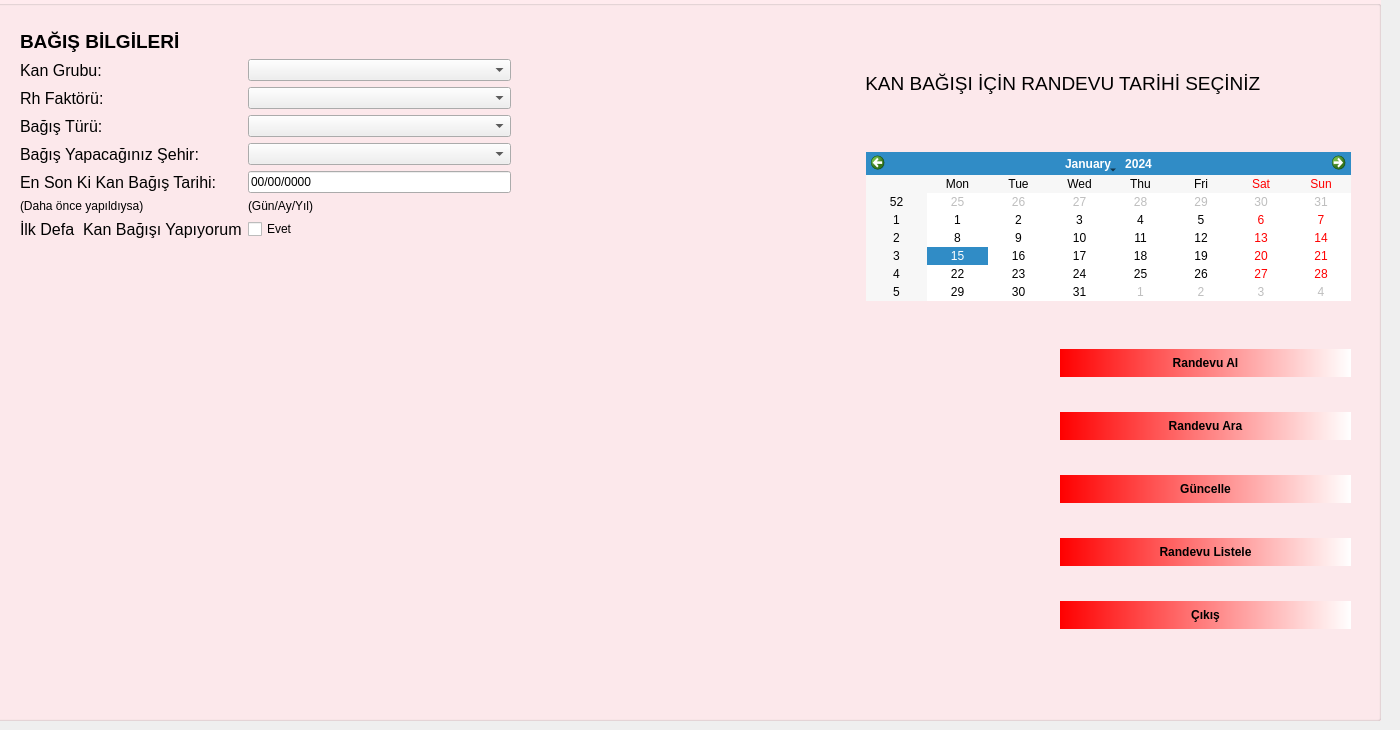
    <widget class="QWidget" name="tab_3">
     <attribute name="title">
      <string>BAĞIŞ YAP</string>
     </attribute>
     <widget class="QGroupBox" name="groupBox_5">
      <property name="enabled">
       <bool>true</bool>
      </property>
      <property name="geometry">
       <rect>
        <x>-10</x>
        <y>0</y>
        <width>1391</width>
        <height>721</height>
       </rect>
      </property>
      <property name="layoutDirection">
       <enum>Qt::LeftToRight</enum>
      </property>
      <property name="autoFillBackground">
       <bool>false</bool>
      </property>
      <property name="styleSheet">
       <string notr="true">QGroupBox {
    background-color: #FFEBEE;
}
</string>
      </property>
      <property name="title">
       <string/>
      </property>
      <widget class="QLabel" name="label_20">
       <property name="geometry">
        <rect>
         <x>620</x>
         <y>300</y>
         <width>55</width>
         <height>16</height>
        </rect>
       </property>
       <property name="text">
        <string/>
       </property>
      </widget>
      <widget class="QWidget" name="formLayoutWidget">
       <property name="geometry">
        <rect>
         <x>30</x>
         <y>30</y>
         <width>491</width>
         <height>281</height>
        </rect>
       </property>
       <layout class="QFormLayout" name="formLayout">
        <item row="0" column="0" colspan="2">
         <widget class="QLabel" name="lblBagisBilgi">
          <property name="font">
           <font>
            <pointsize>14</pointsize>
            <weight>75</weight>
            <bold>true</bold>
           </font>
          </property>
          <property name="text">
           <string>BAĞIŞ BİLGİLERİ</string>
          </property>
         </widget>
        </item>
        <item row="1" column="0">
         <widget class="QLabel" name="lblKanGrubu">
          <property name="font">
           <font>
            <pointsize>12</pointsize>
           </font>
          </property>
          <property name="text">
           <string>Kan Grubu:</string>
          </property>
         </widget>
        </item>
        <item row="1" column="1">
         <widget class="QComboBox" name="cmbKanGrubu">
          <property name="currentIndex">
           <number>-1</number>
          </property>
          <item>
           <property name="text">
            <string>A Kan Grubu</string>
           </property>
          </item>
          <item>
           <property name="text">
            <string>B Kan Grubu</string>
           </property>
          </item>
          <item>
           <property name="text">
            <string>AB Kan Grubu</string>
           </property>
          </item>
          <item>
           <property name="text">
            <string>0 Kan Grubu</string>
           </property>
          </item>
         </widget>
        </item>
        <item row="2" column="0">
         <widget class="QLabel" name="lblRhFaktoru">
          <property name="font">
           <font>
            <pointsize>12</pointsize>
           </font>
          </property>
          <property name="text">
           <string>Rh Faktörü:</string>
          </property>
         </widget>
        </item>
        <item row="2" column="1">
         <widget class="QComboBox" name="cmbRhFaktoru">
          <property name="currentIndex">
           <number>-1</number>
          </property>
          <item>
           <property name="text">
            <string>Rh+</string>
           </property>
          </item>
          <item>
           <property name="text">
            <string>Rh-</string>
           </property>
          </item>
         </widget>
        </item>
        <item row="3" column="0">
         <widget class="QLabel" name="lblBagisTuru">
          <property name="font">
           <font>
            <pointsize>12</pointsize>
           </font>
          </property>
          <property name="text">
           <string>Bağış Türü:</string>
          </property>
         </widget>
        </item>
        <item row="3" column="1">
         <widget class="QComboBox" name="cmbBagisTuru">
          <property name="currentIndex">
           <number>-1</number>
          </property>
          <item>
           <property name="text">
            <string>Kan Bağışı</string>
           </property>
          </item>
          <item>
           <property name="text">
            <string>Aferez Bağışı</string>
           </property>
          </item>
          <item>
           <property name="text">
            <string>İmmun Plazma Bağışı</string>
           </property>
          </item>
          <item>
           <property name="text">
            <string>Kök Hücre Bağışı</string>
           </property>
          </item>
         </widget>
        </item>
        <item row="4" column="0">
         <widget class="QLabel" name="lblSehir">
          <property name="font">
           <font>
            <pointsize>12</pointsize>
           </font>
          </property>
          <property name="text">
           <string>Bağış Yapacağınız Şehir:</string>
          </property>
         </widget>
        </item>
        <item row="4" column="1">
         <widget class="QComboBox" name="cmbSehir">
          <property name="currentIndex">
           <number>-1</number>
          </property>
          <item>
           <property name="text">
            <string>Adana</string>
           </property>
          </item>
          <item>
           <property name="text">
            <string>Adıyaman</string>
           </property>
          </item>
          <item>
           <property name="text">
            <string>Afyonkarahisar</string>
           </property>
          </item>
          <item>
           <property name="text">
            <string>Ağrı</string>
           </property>
          </item>
          <item>
           <property name="text">
            <string>Aksaray</string>
           </property>
          </item>
          <item>
           <property name="text">
            <string>Amasya</string>
           </property>
          </item>
          <item>
           <property name="text">
            <string>Ankara</string>
           </property>
          </item>
          <item>
           <property name="text">
            <string>Antalya</string>
           </property>
          </item>
          <item>
           <property name="text">
            <string>Ardahan</string>
           </property>
          </item>
          <item>
           <property name="text">
            <string>Artvin</string>
           </property>
          </item>
          <item>
           <property name="text">
            <string>Aydın</string>
           </property>
          </item>
          <item>
           <property name="text">
            <string>Balıkesir</string>
           </property>
          </item>
          <item>
           <property name="text">
            <string>Bartın</string>
           </property>
          </item>
          <item>
           <property name="text">
            <string>Batman </string>
           </property>
          </item>
          <item>
           <property name="text">
            <string>Bayburt</string>
           </property>
          </item>
          <item>
           <property name="text">
            <string>Bilecik</string>
           </property>
          </item>
          <item>
           <property name="text">
            <string>Bingöl</string>
           </property>
          </item>
          <item>
           <property name="text">
            <string>Bitlis</string>
           </property>
          </item>
          <item>
           <property name="text">
            <string>Bolu</string>
           </property>
          </item>
          <item>
           <property name="text">
            <string>Burdur</string>
           </property>
          </item>
          <item>
           <property name="text">
            <string>Bursa</string>
           </property>
          </item>
          <item>
           <property name="text">
            <string>Çanakkale</string>
           </property>
          </item>
          <item>
           <property name="text">
            <string>Çankırı</string>
           </property>
          </item>
          <item>
           <property name="text">
            <string>Çorum</string>
           </property>
          </item>
          <item>
           <property name="text">
            <string>Denizli</string>
           </property>
          </item>
          <item>
           <property name="text">
            <string>Diyarbakır</string>
           </property>
          </item>
          <item>
           <property name="text">
            <string>Düzce</string>
           </property>
          </item>
          <item>
           <property name="text">
            <string>Edirne</string>
           </property>
          </item>
          <item>
           <property name="text">
            <string>Elazığ</string>
           </property>
          </item>
          <item>
           <property name="text">
            <string>Erzincan</string>
           </property>
          </item>
          <item>
           <property name="text">
            <string>Erzurum</string>
           </property>
          </item>
          <item>
           <property name="text">
            <string>Eskişehir</string>
           </property>
          </item>
          <item>
           <property name="text">
            <string>Gaziantep</string>
           </property>
          </item>
          <item>
           <property name="text">
            <string>Giresun</string>
           </property>
          </item>
          <item>
           <property name="text">
            <string>Gümüşhane</string>
           </property>
          </item>
          <item>
           <property name="text">
            <string>Hakkari</string>
           </property>
          </item>
          <item>
           <property name="text">
            <string>Hatay</string>
           </property>
          </item>
          <item>
           <property name="text">
            <string>Iğdır</string>
           </property>
          </item>
          <item>
           <property name="text">
            <string>Isparta</string>
           </property>
          </item>
          <item>
           <property name="text">
            <string>İstanbul</string>
           </property>
          </item>
          <item>
           <property name="text">
            <string>İzmir</string>
           </property>
          </item>
          <item>
           <property name="text">
            <string>Kahramanmaraş</string>
           </property>
          </item>
          <item>
           <property name="text">
            <string>Karabük</string>
           </property>
          </item>
          <item>
           <property name="text">
            <string>Karaman</string>
           </property>
          </item>
          <item>
           <property name="text">
            <string>Kars</string>
           </property>
          </item>
          <item>
           <property name="text">
            <string>Kastamonu</string>
           </property>
          </item>
          <item>
           <property name="text">
            <string>Kayseri</string>
           </property>
          </item>
          <item>
           <property name="text">
            <string>Kırıkkale</string>
           </property>
          </item>
          <item>
           <property name="text">
            <string>Kırklareli</string>
           </property>
          </item>
          <item>
           <property name="text">
            <string>Kırşehir</string>
           </property>
          </item>
          <item>
           <property name="text">
            <string>Kilis</string>
           </property>
          </item>
          <item>
           <property name="text">
            <string>Kocaeli</string>
           </property>
          </item>
          <item>
           <property name="text">
            <string>Konya</string>
           </property>
          </item>
          <item>
           <property name="text">
            <string>Kütahya</string>
           </property>
          </item>
          <item>
           <property name="text">
            <string>Malatya</string>
           </property>
          </item>
          <item>
           <property name="text">
            <string>Manisa</string>
           </property>
          </item>
          <item>
           <property name="text">
            <string>Mardin</string>
           </property>
          </item>
          <item>
           <property name="text">
            <string>Mersin</string>
           </property>
          </item>
          <item>
           <property name="text">
            <string>Muğla</string>
           </property>
          </item>
          <item>
           <property name="text">
            <string>Muş</string>
           </property>
          </item>
          <item>
           <property name="text">
            <string>Nevşehir</string>
           </property>
          </item>
          <item>
           <property name="text">
            <string>Niğde</string>
           </property>
          </item>
          <item>
           <property name="text">
            <string>Ordu</string>
           </property>
          </item>
          <item>
           <property name="text">
            <string>Osmaniye</string>
           </property>
          </item>
          <item>
           <property name="text">
            <string>Rize</string>
           </property>
          </item>
          <item>
           <property name="text">
            <string>Sakarya</string>
           </property>
          </item>
          <item>
           <property name="text">
            <string>Samsun</string>
           </property>
          </item>
          <item>
           <property name="text">
            <string>Siirt</string>
           </property>
          </item>
          <item>
           <property name="text">
            <string>Sinop</string>
           </property>
          </item>
          <item>
           <property name="text">
            <string>Sivas</string>
           </property>
          </item>
          <item>
           <property name="text">
            <string>Şanlıurfa</string>
           </property>
          </item>
          <item>
           <property name="text">
            <string>Şırnak</string>
           </property>
          </item>
          <item>
           <property name="text">
            <string>Tekirdağ</string>
           </property>
          </item>
          <item>
           <property name="text">
            <string>Tokat</string>
           </property>
          </item>
          <item>
           <property name="text">
            <string>Trabzon</string>
           </property>
          </item>
          <item>
           <property name="text">
            <string>Tunceli</string>
           </property>
          </item>
          <item>
           <property name="text">
            <string>Uşak</string>
           </property>
          </item>
          <item>
           <property name="text">
            <string>Van</string>
           </property>
          </item>
          <item>
           <property name="text">
            <string>Yalova</string>
           </property>
          </item>
          <item>
           <property name="text">
            <string>Yozgat</string>
           </property>
          </item>
          <item>
           <property name="text">
            <string>Zonguldak</string>
           </property>
          </item>
         </widget>
        </item>
        <item row="8" column="0">
         <widget class="QLabel" name="lblIlkKanBagisi">
          <property name="font">
           <font>
            <pointsize>12</pointsize>
           </font>
          </property>
          <property name="text">
           <string>İlk Defa  Kan Bağışı Yapıyorum</string>
          </property>
         </widget>
        </item>
        <item row="6" column="1">
         <widget class="QLabel" name="label">
          <property name="text">
           <string>(Gün/Ay/Yıl)</string>
          </property>
         </widget>
        </item>
        <item row="5" column="1">
         <widget class="QLineEdit" name="lneSonKanBagisiTarihi">
          <property name="inputMask">
           <string>99/99/9999</string>
          </property>
          <property name="text">
           <string>00/00/0000</string>
          </property>
          <property name="placeholderText">
           <string/>
          </property>
         </widget>
        </item>
        <item row="5" column="0">
         <widget class="QLabel" name="lblSonKanBagisiTarihi">
          <property name="font">
           <font>
            <pointsize>12</pointsize>
           </font>
          </property>
          <property name="text">
           <string>En Son Ki Kan Bağış Tarihi:</string>
          </property>
         </widget>
        </item>
        <item row="6" column="0">
         <widget class="QLabel" name="label_2">
          <property name="text">
           <string>(Daha önce yapıldıysa)</string>
          </property>
         </widget>
        </item>
        <item row="8" column="1">
         <widget class="QCheckBox" name="chkblkKanBagisi">
          <property name="text">
           <string>Evet</string>
          </property>
         </widget>
        </item>
       </layout>
      </widget>
      <widget class="QWidget" name="verticalLayoutWidget">
       <property name="geometry">
        <rect>
         <x>1070</x>
         <y>320</y>
         <width>291</width>
         <height>341</height>
        </rect>
       </property>
       <layout class="QVBoxLayout" name="verticalLayout_2">
        <item>
         <widget class="QPushButton" name="psbRandevuAl">
          <property name="font">
           <font>
            <pointsize>9</pointsize>
            <weight>75</weight>
            <bold>true</bold>
           </font>
          </property>
          <property name="styleSheet">
           <string notr="true">QPushButton {
    background: qlineargradient(spread:pad, x1:0, y1:0, x2:1, y2:0, stop:0 red, stop:1 white); /* Arka plan geçişi */
    border: 2px solid transparent;  /* Şeffaf kenar */
    border-radius: 15px;  /* Oval köşeler */
    padding: 5px;  /* İç kenar boşluğu */
    border-image: linear-gradient(to right, red, white) 1;  /* Kenar geçişi */
}

QPushButton:pressed {
    background: qlineargradient(spread:pad, x1:0, y1:0, x2:1, y2:0, stop:0 white, stop:1 red); /* Tıklanınca arka plan geçişi tersine dönüyor */
    border: 2px solid red; /* Tıklanınca kenarlık kırmızı oluyor */
    transform: scale(0.95); /* Tıklanınca buton biraz küçülüyor */
}
</string>
          </property>
          <property name="text">
           <string>Randevu Al</string>
          </property>
         </widget>
        </item>
        <item>
         <widget class="QPushButton" name="psRandevuAra">
          <property name="font">
           <font>
            <pointsize>9</pointsize>
            <weight>75</weight>
            <bold>true</bold>
           </font>
          </property>
          <property name="styleSheet">
           <string notr="true">QPushButton {
    background: qlineargradient(spread:pad, x1:0, y1:0, x2:1, y2:0, stop:0 red, stop:1 white); /* Arka plan geçişi */
    border: 2px solid transparent;  /* Şeffaf kenar */
    border-radius: 15px;  /* Oval köşeler */
    padding: 5px;  /* İç kenar boşluğu */
    border-image: linear-gradient(to right, red, white) 1;  /* Kenar geçişi */
}

QPushButton:pressed {
    background: qlineargradient(spread:pad, x1:0, y1:0, x2:1, y2:0, stop:0 white, stop:1 red); /* Tıklanınca arka plan geçişi tersine dönüyor */
    border: 2px solid red; /* Tıklanınca kenarlık kırmızı oluyor */
    transform: scale(0.95); /* Tıklanınca buton biraz küçülüyor */
}
</string>
          </property>
          <property name="text">
           <string>Randevu Ara</string>
          </property>
         </widget>
        </item>
        <item>
         <widget class="QPushButton" name="psGuncelle">
          <property name="font">
           <font>
            <pointsize>9</pointsize>
            <weight>75</weight>
            <bold>true</bold>
           </font>
          </property>
          <property name="styleSheet">
           <string notr="true">QPushButton {
    background: qlineargradient(spread:pad, x1:0, y1:0, x2:1, y2:0, stop:0 red, stop:1 white); /* Arka plan geçişi */
    border: 2px solid transparent;  /* Şeffaf kenar */
    border-radius: 15px;  /* Oval köşeler */
    padding: 5px;  /* İç kenar boşluğu */
    border-image: linear-gradient(to right, red, white) 1;  /* Kenar geçişi */
}

QPushButton:pressed {
    background: qlineargradient(spread:pad, x1:0, y1:0, x2:1, y2:0, stop:0 white, stop:1 red); /* Tıklanınca arka plan geçişi tersine dönüyor */
    border: 2px solid red; /* Tıklanınca kenarlık kırmızı oluyor */
    transform: scale(0.95); /* Tıklanınca buton biraz küçülüyor */
}
</string>
          </property>
          <property name="text">
           <string>Güncelle</string>
          </property>
         </widget>
        </item>
        <item>
         <widget class="QPushButton" name="psRandevuListele">
          <property name="font">
           <font>
            <pointsize>9</pointsize>
            <weight>75</weight>
            <bold>true</bold>
           </font>
          </property>
          <property name="styleSheet">
           <string notr="true">QPushButton {
    background: qlineargradient(spread:pad, x1:0, y1:0, x2:1, y2:0, stop:0 red, stop:1 white); /* Arka plan geçişi */
    border: 2px solid transparent;  /* Şeffaf kenar */
    border-radius: 15px;  /* Oval köşeler */
    padding: 5px;  /* İç kenar boşluğu */
    border-image: linear-gradient(to right, red, white) 1;  /* Kenar geçişi */
}

QPushButton:pressed {
    background: qlineargradient(spread:pad, x1:0, y1:0, x2:1, y2:0, stop:0 white, stop:1 red); /* Tıklanınca arka plan geçişi tersine dönüyor */
    border: 2px solid red; /* Tıklanınca kenarlık kırmızı oluyor */
    transform: scale(0.95); /* Tıklanınca buton biraz küçülüyor */
}
</string>
          </property>
          <property name="text">
           <string>Randevu Listele</string>
          </property>
         </widget>
        </item>
        <item>
         <widget class="QPushButton" name="psCikis">
          <property name="font">
           <font>
            <pointsize>9</pointsize>
            <weight>75</weight>
            <bold>true</bold>
           </font>
          </property>
          <property name="styleSheet">
           <string notr="true">QPushButton {
    background: qlineargradient(spread:pad, x1:0, y1:0, x2:1, y2:0, stop:0 red, stop:1 white); /* Arka plan geçişi */
    border: 2px solid transparent;  /* Şeffaf kenar */
    border-radius: 15px;  /* Oval köşeler */
    padding: 5px;  /* İç kenar boşluğu */
    border-image: linear-gradient(to right, red, white) 1;  /* Kenar geçişi */
}

QPushButton:pressed {
    background: qlineargradient(spread:pad, x1:0, y1:0, x2:1, y2:0, stop:0 white, stop:1 red); /* Tıklanınca arka plan geçişi tersine dönüyor */
    border: 2px solid red; /* Tıklanınca kenarlık kırmızı oluyor */
    transform: scale(0.95); /* Tıklanınca buton biraz küçülüyor */
}
</string>
          </property>
          <property name="text">
           <string>Çıkış</string>
          </property>
         </widget>
        </item>
       </layout>
      </widget>
      <widget class="QWidget" name="formLayoutWidget_7">
       <property name="geometry">
        <rect>
         <x>870</x>
         <y>20</y>
         <width>491</width>
         <height>281</height>
        </rect>
       </property>
       <layout class="QFormLayout" name="formLayout_7">
        <item row="0" column="0" colspan="2">
         <widget class="QLabel" name="lblKanRandevuTarihi">
          <property name="font">
           <font>
            <pointsize>14</pointsize>
            <weight>50</weight>
            <bold>false</bold>
           </font>
          </property>
          <property name="text">
           <string> KAN BAĞIŞI İÇİN RANDEVU TARİHİ SEÇİNİZ</string>
          </property>
         </widget>
        </item>
        <item row="2" column="0">
         <widget class="Line" name="line_7">
          <property name="orientation">
           <enum>Qt::Horizontal</enum>
          </property>
         </widget>
        </item>
        <item row="2" column="1">
         <widget class="QCalendarWidget" name="cldwKanBagisTarihi"/>
        </item>
       </layout>
      </widget>
      <widget class="QLabel" name="label_6">
       <property name="geometry">
        <rect>
         <x>-1170</x>
         <y>310</y>
         <width>2191</width>
         <height>771</height>
        </rect>
       </property>
       <property name="text">
        <string/>
       </property>
       <property name="pixmap">
        <pixmap>../../Resimler/Ekran Görüntüleri/kan11.png</pixmap>
       </property>
      </widget>
     </widget>
    </widget>
